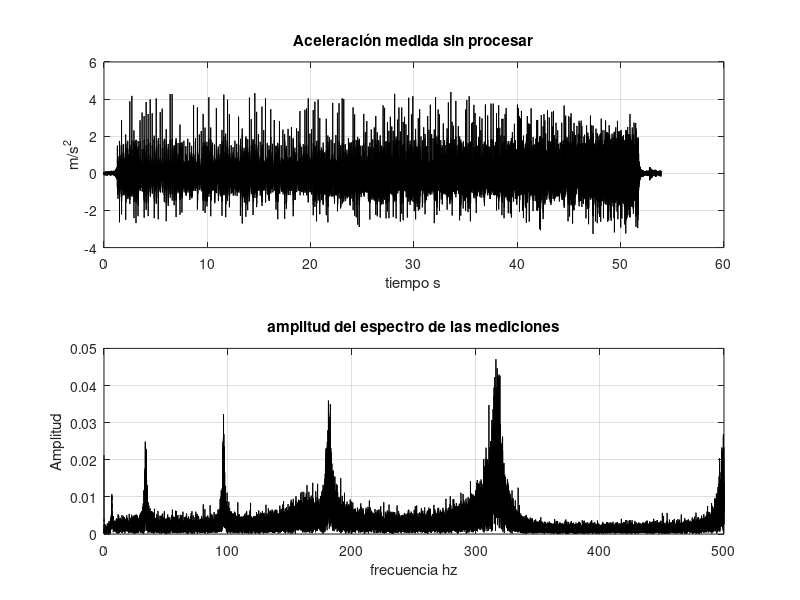

Reproduce this figure in MATLAB.
clc
clearvars
close all

load('Datos/CambiosDeFrecuencia.mat');


y = Acelerometro.signals.values; %valores de la señal
t= Acelerometro.time; %tiempo de la señal
L=length(t);   %largo de la señal 
Fs=1000;    %Frecuencia de muestreo en Hz
T=1/Fs;   %el periodo de muestreo
G=2;  %ganancia de las frecuencias en graficas (ayuda a ver mejor
%las frecuencias en las que se presentan picos, pero altera su amplitud,
% originalmente debe ser igual a dos para dar la correcta representación)

f = Fs*(0:(L/2))/L;
yP=fft(y);

P2P = abs(yP/L);
P1P = P2P(1:(L/2)+1);
P1P(2:end-1) = G*P1P(2:end-1);


figure('Name','fft de las mediciones del acelerometro');
subplot(2,1,1)
plot(t,y,'k')
title('Aceleración medida sin procesar')
xlabel('tiempo s')
ylabel('m/s^2')
grid on
subplot(2,1,2)
plot(f,P1P,'k')
title('amplitud del espectro de las mediciones')
xlabel('frecuencia hz')
ylabel('Amplitud')
grid on